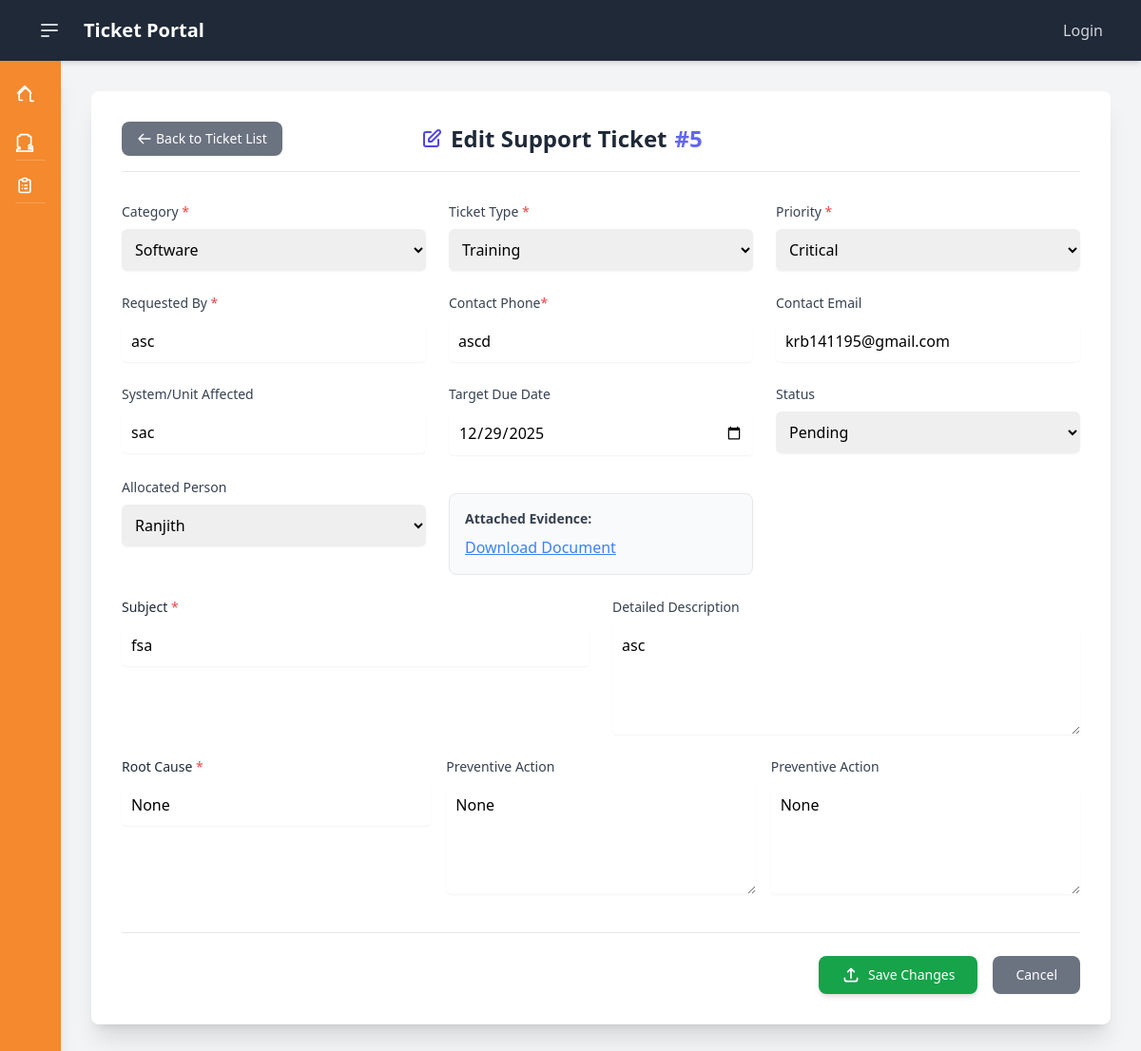
The page /tickets/5/edit/ on the database its author committed.
### tickets/models.py (models this page shows)
class Tickets(models.Model):
    tk_id = models.AutoField(primary_key=True)
    tk_unit = models.CharField(max_length=15)
    tk_dept = models.CharField(max_length=30,verbose_name='Department',null=True)
    tk_category = models.CharField(max_length=2,choices=TICKET_CATEGORY_CHOICES,verbose_name='Ticket Category')
    tk_type = models.CharField(max_length=2,choices=TICKET_TYPE_CHOICES,verbose_name='Ticket Type')
    tk_priority = models.CharField(max_length=2,choices=TICKET_PRIORITY_CHOICES,verbose_name='Ticket Priority')
    tk_menu = models.CharField(max_length=25)
    tk_req_by = models.CharField(max_length=150) #name of the ticket raiser
    tk_req_phone = models.CharField(max_length=20, blank=True, null=False ,verbose_name='Contact Phone',help_text='Optional contact number, including country code (e.g., +1 555-123-4567).')
    tk_req_email =models.EmailField(verbose_name='Contact Email (Optional)', blank=True, null=True)
    tk_subject = models.CharField(max_length=250)
    tk_description = models.TextField(blank=True, null=True)
    tk_incident_dt = models.DateField(verbose_name='Incident date',null=True,blank=True)
    tk_scrn_id = models.CharField(max_length=50,null=True,blank=True)
    tk_root_cause =models.CharField(max_length=255,null=True,blank=True)
    tk_attachment =models.FileField(upload_to='attachments/',null=True,blank=True)
    tk_rm_id = models.CharField(max_length=15,null=True,blank=True)
    tk_rm_dt = models.DateField(max_length=15,null=True,blank=True)
    tk_rm_assigned = models.CharField(max_length=50,null=True,blank=True)
    tk_rm_status = models.CharField(max_length=2,choices=TICKET_STATUS,default='P',verbose_name='Ticket Status',null=True)
    tk_err_class = models.CharField(max_length=2,choices=ERROR_TYPE,verbose_name='Error Classification',null=True,blank=True)
    tk_corrective_action = models.TextField(blank=True, null=True)
    tk_preventive_action = models.TextField(blank=True, null=True)
    tk_status = models.CharField(max_length=2,choices=TICKET_STATUS,default='P',verbose_name='Ticket Status',null=True)
    tk_assigned = models.CharField(max_length=3,choices=TICKET_ALLOCATED_PERSON,verbose_name='Ticket Assigned',null=True)  # ticket handeled by
    tk_created_at = models.DateTimeField(auto_now_add=True, verbose_name='Creation Date')
    tk_due_date = models.DateTimeField(verbose_name='Due Date', null=True, blank=True)
    tk_updated_at = models.DateTimeField(auto_now=True, verbose_name='Last Updated')

### tickets/views.py (the view)
# urls.py: path("<int:id>/edit/", views.edit, name='edit'),
def edit(request, id):
    ticket_data = get_object_or_404(Tickets, tk_id=id)
    context = {
        'ticket': ticket_data,  # Changed from 'tickets' to 'ticket'
        'TICKET_CATEGORY_CHOICES': TICKET_CATEGORY_CHOICES,
        'TICKET_TYPE_CHOICES': TICKET_TYPE_CHOICES,
        'TICKET_PRIORITY_CHOICES': TICKET_PRIORITY_CHOICES,
        'TICKET_STATUS': TICKET_STATUS,
        'TICKET_ALLOCATED_PERSON': TICKET_ALLOCATED_PERSON,
    }
    return render(request, 'tickets/edit.html', context)

### tickets/templates/tickets/edit.html (shortened to what this page needs)
{% extends "dashboard.html"%}
{% block content %}
<div class="w-full p-4 md:p-8 bg-white shadow-xl rounded-lg">
    <div class="flex items-center justify-between mb-8 border-b pb-4">
        <a href="{% url 'tickets:home' %}" class="flex items-center space-x-1 py-2 px-4 text-sm font-medium text-white bg-gray-500 rounded-lg hover:bg-gray-600 transition duration-150">
            <svg class="w-4 h-4" fill="none" stroke="currentColor" viewBox="0 0 24 24" xmlns="http://www.w3.org/2000/svg"><path stroke-linecap="round" stroke-linejoin="round" stroke-width="2" d="M10 19l-7-7m0 0l7-7m-7 7h18"></path></svg>
            <span>Back to Ticket List</span>
        </a>
        <h5 class="text-2xl font-bold text-gray-800 flex items-center">
            Edit Support Ticket <span class="ml-2 text-indigo-500">#{{ ticket.pk }}</span>
        </h5>
    </div>
    <form method="POST" action="{% url 'tickets:update' ticket.tk_id %}">
        <div class="grid grid-cols-1 md:grid-cols-2 lg:grid-cols-3 gap-6">
            <div class="flex flex-col">
                <label for="id_tk_category" class="block text-sm font-medium text-gray-700 mb-1">Category <span class="text-red-500">*</span></label>
                <select id="id_tk_category" name="tk_category" required class="mt-1 block w-full border-gray-300 rounded-md shadow-sm p-2.5">
                    {% for value, label in TICKET_CATEGORY_CHOICES %}
                        <option value="{{ value }}" {% if ticket.tk_category == value %}selected{% endif %}>{{ label }}</option>
                    {% endfor %}
                </select>
            </div>
            <div class="flex flex-col">
                <label for="id_tk_type" class="block text-sm font-medium text-gray-700 mb-1">Ticket Type <span class="text-red-500">*</span></label>
                <select id="id_tk_type" name="tk_type" required class="mt-1 block w-full border-gray-300 rounded-md shadow-sm p-2.5">
                    {% for value, label in TICKET_TYPE_CHOICES %}
                        <option value="{{ value }}" {% if ticket.tk_type == value %}selected{% endif %}>{{ label }}</option>
                    {% endfor %}
                </select>
            </div>
            <div class="flex flex-col">
                <label for="id_tk_priority" class="block text-sm font-medium text-gray-700 mb-1">Priority <span class="text-red-500">*</span></label>
                <select id="id_tk_priority" name="tk_priority" required class="mt-1 block w-full border-gray-300 rounded-md shadow-sm p-2.5">
                    {% for value, label in TICKET_PRIORITY_CHOICES %}
                        <option value="{{ value }}" {% if ticket.tk_priority == value %}selected{% endif %}>{{ label }}</option>
                    {% endfor %}
                </select>
            </div>
            <div class="flex flex-col">
                <label for="id_tk_req_by" class="block text-sm font-medium text-gray-700 mb-1">Requested By <span class="text-red-500">*</span></label>
                <input type="text" id="id_tk_req_by" name="tk_req_by" value="{{ ticket.tk_req_by }}" required class="mt-1 block w-full border-gray-300 rounded-md shadow-sm p-2.5">
            </div>
            <div class="flex flex-col">
                <label for="id_tk_req_phone" class="block text-sm font-medium text-gray-700 mb-1">Contact Phone<span class="text-red-500">*</span></label>
                <input type="text" id="id_tk_req_phone" name="tk_req_phone" value="{{ ticket.tk_req_phone }}" required class="mt-1 block w-full border-gray-300 rounded-md shadow-sm p-2.5">
            </div>
            <div class="flex flex-col">
                <label for="id_tk_req_email" class="block text-sm font-medium text-gray-700 mb-1">Contact Email</label>
                <input type="email" id="id_tk_req_email" name="tk_req_email" value="{{ ticket.tk_req_email|default:'' }}" class="mt-1 block w-full border-gray-300 rounded-md shadow-sm p-2.5">
            </div>
            <div class="flex flex-col">
                <label for="id_tk_unit" class="block text-sm font-medium text-gray-700 mb-1">System/Unit Affected</label>
                <input type="text" id="id_tk_unit" name="tk_unit" value="{{ ticket.tk_unit|default:'' }}" class="mt-1 block w-full border-gray-300 rounded-md shadow-sm p-2.5">
            </div>
            <div class="flex flex-col">
                <label for="id_tk_due_date" class="block text-sm font-medium text-gray-700 mb-1">Target Due Date</label>
                <input type="date" id="id_tk_due_date" name="tk_due_date" value="{{ ticket.tk_due_date|date:'Y-m-d' }}" class="mt-1 block w-full border-gray-300 rounded-md shadow-sm p-2.5">
            </div>
            <div class="flex flex-col">
                <label for="id_tk_status" class="block text-sm font-medium text-gray-700 mb-1">Status</label>
                <select id="id_tk_status" name="tk_status" class="mt-1 block w-full border-gray-300 rounded-md shadow-sm p-2.5">
                    {% for value, label in TICKET_STATUS %}
                        <option value="{{ value }}" {% if ticket.tk_status == value %}selected{% endif %}>{{ label }}</option>
                    {% endfor %}
                </select>
            </div>
            <div class="flex flex-col">
                <label for="id_tk_assigned_to" class="block text-sm font-medium text-gray-700 mb-1">Allocated Person</label>
                <select id="id_tk_assigned_to" name="tk_assigned_to" class="mt-1 block w-full border-gray-300 rounded-md shadow-sm p-2.5">
                    {% for value, label in TICKET_ALLOCATED_PERSON %}
                        <option value="{{ value }}" {% if ticket.tk_assigned == value %}selected{% endif %}>
                            {{ label }}
                        </option>
                    {% endfor %}
                </select>
            </div>
           {% if ticket.tk_attachment %}
                <div class="mt-4 p-4 border rounded-lg bg-gray-50">
                    <p class="text-sm font-semibold text-gray-700 mb-2">Attached Evidence:</p>
                    {% if ".jpg" in ticket.tk_attachment.url|lower or ".png" in ticket.tk_attachment.url|lower %}
                        <img src="{{ ticket.tk_attachment.url }}" class="max-w-md h-auto rounded-lg shadow-sm border">
                    {% else %}
                        <a href="{{ ticket.tk_attachment.url }}" class="text-blue-500 underline" download>
                            Download Document
                        </a>
                    {% endif %}
                </div>
            {% endif %}
            </div>
       <div class="grid grid-cols-1 lg:grid-cols-2 gap-6 mt-6">
            <div class="flex flex-col">
                <label for="id_tk_subject" class="block text-sm font-medium text-gray-800 mb-1">Subject <span class="text-red-500">*</span></label>
                <input type="text" id="id_tk_subject" name="tk_subject" value="{{ ticket.tk_subject }}" required class="mt-1 block w-full border-gray-300 rounded-md shadow-sm p-2.5">
            </div>
            <div class="flex flex-col">
                <label for="id_tk_description" class="block text-sm font-medium text-gray-700 mb-1">Detailed Description</label>
                <textarea id="id_tk_description" name="tk_description" rows="4" class="mt-1 block w-full border-gray-300 rounded-md shadow-sm p-2.5">{{ ticket.tk_description }}</textarea>
            </div>
        </div>
        <div class="grid grid-cols-1 lg:grid-cols-3 gap-4 mt-6">
            <div class="flex flex-col">
                <label for="id_tk_root_cause" class="block text-sm font-medium text-gray-800 mb-1">Root Cause <span class="text-red-500">*</span></label>
                <input type="text" id="id_tk_root_cause" name="tk_root_cause" value="{{ ticket.tk_root_cause }}" required class="mt-1 block w-full border-gray-300 rounded-md shadow-sm p-2.5">
            </div>
            <div class="flex flex-col">
                <label for="id_tk_preventive_action" class="block text-sm font-medium text-gray-700 mb-1">Preventive Action</label>
                <textarea id="id_tk_preventive_action" name="tk_preventive_action" rows="4" class="mt-1 block w-full border-gray-300 rounded-md shadow-sm p-2.5">{{ ticket.tk_preventive_action }}</textarea>
            </div>
            <div class="flex flex-col">
                <label for="id_tk_corrective_action" class="block text-sm font-medium text-gray-700 mb-1">Preventive Action</label>
                <textarea id="id_tk_corrective_action" name="tk_corrective_action" rows="4" class="mt-1 block w-full border-gray-300 rounded-md shadow-sm p-2.5">{{ ticket.tk_corrective_action }}</textarea>
            </div>
        </div>
        <div class="mt-10 pt-6 border-t flex justify-end space-x-4">
            <button type="submit" class="flex items-center space-x-2 py-2.5 px-6 text-sm font-medium text-white bg-green-600 rounded-lg shadow-md hover:bg-green-700 transition duration-150">
                <svg class="w-5 h-5" fill="none" stroke="currentColor" viewBox="0 0 24 24" xmlns="http://www.w3.org/2000/svg"><path stroke-linecap="round" stroke-linejoin="round" stroke-width="2" d="M4 16v1a3 3 0 003 3h10a3 3 0 003-3v-1m-4-8l-4-4m0 0L8 8m4-4v12"></path></svg>
                <span>Save Changes</span>
            </button>
            <a href="{% url 'tickets:home' %}" class="flex items-center space-x-2 py-2.5 px-6 text-sm font-medium text-white bg-gray-500 rounded-lg shadow-sm hover:bg-gray-600 transition duration-150">
                <span>Cancel</span>
            </a>
        </div>
    </form>
</div>
{% endblock %}

### rows shown on the page
Tickets: pk "5", tk_category "Software", tk_type "Training", tk_priority "Critical", tk_req_by "asc", tk_req_phone "ascd", tk_req_email "krb141195@gmail.com", tk_unit "sac", tk_due_date "12/29/2025", tk_status "Pending", tk_subject "fsa", tk_description "asc", tk_root_cause "None", tk_preventive_action "None", tk_corrective_action "None"

### other values the page prints
form field tk_assigned_to "Ranjith"
